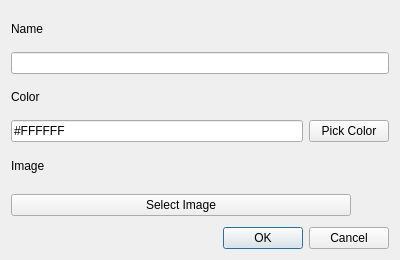
<?xml version="1.0" encoding="UTF-8"?>
<ui version="4.0">
 <class>NewUserForm</class>
 <widget class="QWidget" name="NewUserForm">
  <property name="geometry">
   <rect>
    <x>0</x>
    <y>0</y>
    <width>400</width>
    <height>260</height>
   </rect>
  </property>
  <property name="sizePolicy">
   <sizepolicy hsizetype="Fixed" vsizetype="Fixed">
    <horstretch>0</horstretch>
    <verstretch>0</verstretch>
   </sizepolicy>
  </property>
  <property name="minimumSize">
   <size>
    <width>400</width>
    <height>200</height>
   </size>
  </property>
  <property name="maximumSize">
   <size>
    <width>400</width>
    <height>300</height>
   </size>
  </property>
  <property name="windowTitle">
   <string>Create new user</string>
  </property>
  <layout class="QVBoxLayout" name="verticalLayout">
   <item>
    <widget class="QLabel" name="label">
     <property name="text">
      <string>Name</string>
     </property>
    </widget>
   </item>
   <item>
    <widget class="QLineEdit" name="nameTxt"/>
   </item>
   <item>
    <widget class="QLabel" name="label_2">
     <property name="text">
      <string>Color</string>
     </property>
    </widget>
   </item>
   <item>
    <layout class="QHBoxLayout" name="horizontalLayout">
     <item>
      <widget class="QLineEdit" name="colorTxt">
       <property name="inputMask">
        <string notr="true">\#HHHHHH</string>
       </property>
       <property name="text">
        <string notr="true">#FFFFFF</string>
       </property>
       <property name="placeholderText">
        <string notr="true">#FFFFFF</string>
       </property>
      </widget>
     </item>
     <item>
      <widget class="QPushButton" name="colorBtn">
       <property name="text">
        <string>Pick Color</string>
       </property>
      </widget>
     </item>
    </layout>
   </item>
   <item>
    <widget class="QLabel" name="label_3">
     <property name="text">
      <string>Image</string>
     </property>
    </widget>
   </item>
   <item>
    <layout class="QHBoxLayout" name="horizontalLayout_2">
     <item>
      <widget class="QPushButton" name="openImageBtn">
       <property name="text">
        <string>Select Image</string>
       </property>
      </widget>
     </item>
     <item>
      <widget class="QLabel" name="imagePreview">
       <property name="sizePolicy">
        <sizepolicy hsizetype="Fixed" vsizetype="Fixed">
         <horstretch>0</horstretch>
         <verstretch>0</verstretch>
        </sizepolicy>
       </property>
       <property name="minimumSize">
        <size>
         <width>32</width>
         <height>32</height>
        </size>
       </property>
       <property name="text">
        <string notr="true"/>
       </property>
      </widget>
     </item>
    </layout>
   </item>
   <item>
    <widget class="QDialogButtonBox" name="buttonBox">
     <property name="standardButtons">
      <set>QDialogButtonBox::StandardButton::Cancel|QDialogButtonBox::StandardButton::Ok</set>
     </property>
    </widget>
   </item>
  </layout>
 </widget>
 <resources/>
 <connections/>
</ui>
